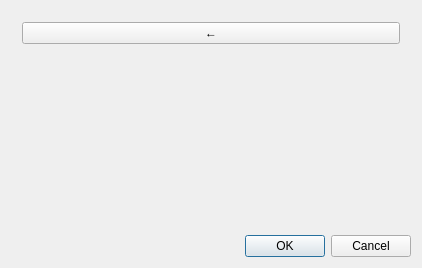
<?xml version="1.0" encoding="UTF-8"?>
<ui version="4.0">
 <class>QCtmDigitKeyboard</class>
 <widget class="QWidget" name="QCtmDigitKeyboard">
  <property name="geometry">
   <rect>
    <x>0</x>
    <y>0</y>
    <width>422</width>
    <height>268</height>
   </rect>
  </property>
  <property name="windowTitle">
   <string/>
  </property>
  <property name="autoFillBackground">
   <bool>true</bool>
  </property>
  <layout class="QVBoxLayout" name="verticalLayout" stretch="0,1,0">
   <item>
    <widget class="QWidget" name="widget" native="true">
     <layout class="QHBoxLayout" name="horizontalLayout_2" stretch="1,0">
      <item>
       <layout class="QHBoxLayout" name="inputLayout"/>
      </item>
      <item>
       <widget class="QPushButton" name="keyBackspace">
        <property name="focusPolicy">
         <enum>Qt::NoFocus</enum>
        </property>
        <property name="text">
         <string>←</string>
        </property>
       </widget>
      </item>
     </layout>
    </widget>
   </item>
   <item>
    <widget class="QWidget" name="widget_2" native="true">
     <layout class="QGridLayout" name="gridLayout_3" columnstretch="1,0">
      <item row="0" column="0">
       <layout class="QGridLayout" name="digitLayout"/>
      </item>
      <item row="0" column="1">
       <layout class="QGridLayout" name="unitsLayout"/>
      </item>
     </layout>
    </widget>
   </item>
   <item>
    <widget class="QDialogButtonBox" name="buttonBox">
     <property name="standardButtons">
      <set>QDialogButtonBox::Cancel|QDialogButtonBox::Ok</set>
     </property>
    </widget>
   </item>
  </layout>
 </widget>
 <layoutdefault spacing="6" margin="11"/>
 <resources/>
 <connections/>
</ui>
